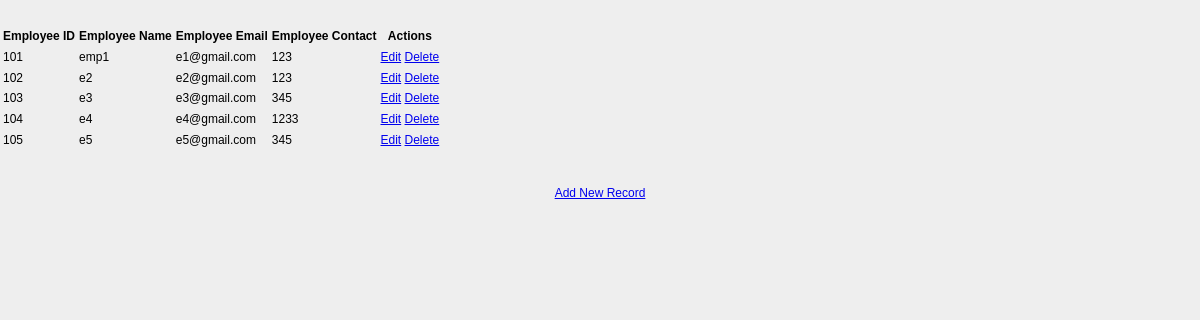
The page /show on the database its author committed.
### employee/models.py (models this page shows, shortened)
class common(models.Model):
    eemail = models.EmailField()
    class Meta:
        abstract = True

class Employee(common):
    eid = models.CharField(max_length=20)
    ename = models.CharField(max_length=100)
    eemail = models.EmailField()
    econtact = models.CharField(max_length=15)
    class Meta:
        indexes = [models.Index(fields=['ename','eemail'])]
        db_table = "employee"
        verbose_name_plural = "employee"
        constraints = [models.UniqueConstraint(fields=['eid'], name= 'unique_id')]

### employee/views.py (the view)
# urls.py: path('show',views.show),
def show(request):
    employees = Employee.objects.all()
    return render(request,"show.html",{'employees':employees})

### employee/templates/show.html (shortened to what this page needs)
<!DOCTYPE html>
<html lang="en">
<head>
     {% load static %}
    <link rel="stylesheet" href="{% static 'css/style.css' %}"/>
</head>
<body>
<table class="table table-striped table-bordered table-sm">
    <thead class="thead-dark">
    <tr>
        <th>Employee ID</th>
        <th>Employee Name</th>
        <th>Employee Email</th>
        <th>Employee Contact</th>
        <th>Actions</th>
    </tr>
    </thead>
    <tbody>
{% for employee in employees %}
    <tr>
        <td>{{ employee.eid }}</td>
        <td>{{ employee.ename }}</td>
        <td>{{ employee.eemail }}</td>
        <td>{{ employee.econtact }}</td>
        <td>
            <a href="/edit/{{ employee.id }}"><span class="glyphicon glyphicon-pencil" >Edit</span></a>
            <a href="/delete/{{ employee.id }}">Delete</a>
        </td>
    </tr>
{% endfor %}
    </tbody>
</table>
<br>
<br>
<center><a href="/emp" class="btn btn-primary">Add New Record</a></center>
</body>
</html>

### employee/static/css/style.css (style rules this page uses)
body { font:12px/1.4 Verdana,Arial; background:#eee; height:100%; margin:25px 0; padding:0 }

### rows shown on the page
Employee: eid "101", ename "emp1", eemail "e1@gmail.com", econtact "123"
Employee: eid "102", ename "e2", eemail "e2@gmail.com", econtact "123"
Employee: eid "103", ename "e3", eemail "e3@gmail.com", econtact "345"
Employee: eid "104", ename "e4", eemail "e4@gmail.com", econtact "1233"
Employee: eid "105", ename "e5", eemail "e5@gmail.com", econtact "345"
